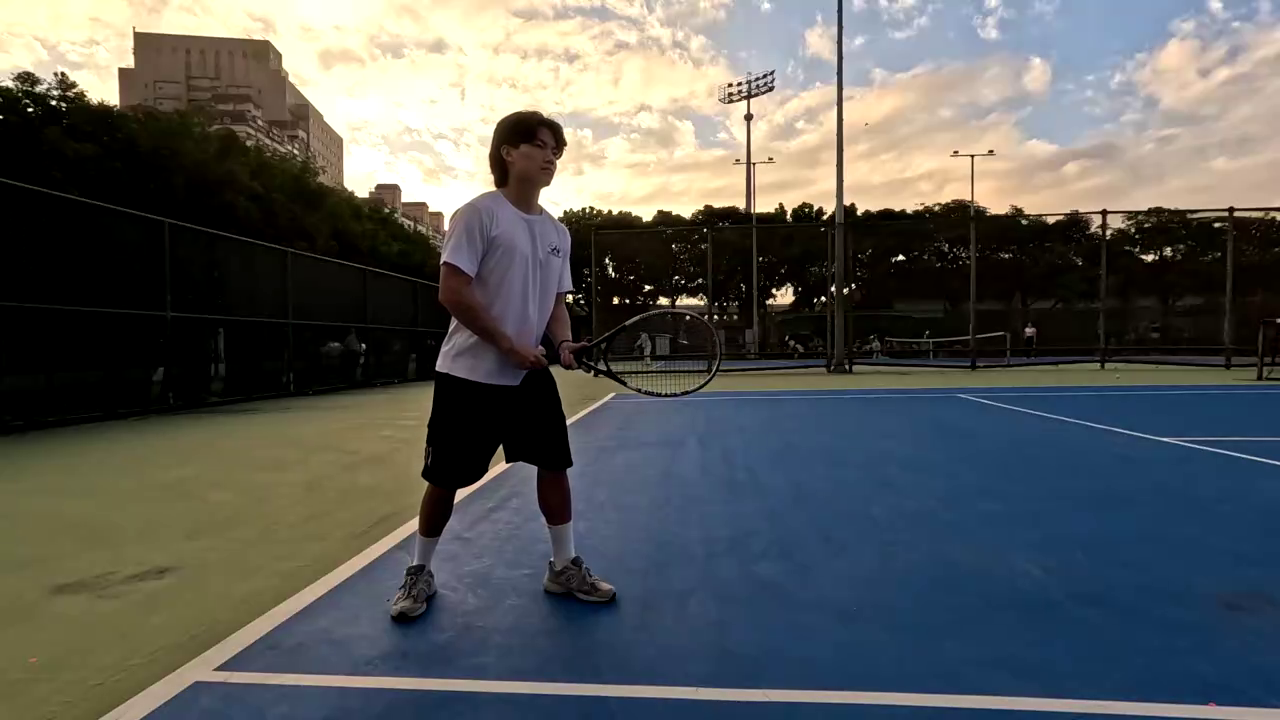
#> input picture frame 7 of data/1209_(yolo8x)/1209_side.mp4, 1280 x 720 px, given in place of test1113-side-temp.mp4, which was not available
$ python video_grab_photo.py
#> lines starting #> are read from the running program, lines starting #| are printed output that depends on the picture
import cv2
import os

def play_videos(video1_path, video2_path, base_output_folder='screenshots'):
    # 建立截圖儲存資料夾
#> called with base_output_folder = 'screenshots'
    folder_45 = os.path.join(base_output_folder, '45')
    folder_side = os.path.join(base_output_folder, 'side')
    for folder in [folder_45, folder_side]:
        if not os.path.exists(folder):
            os.makedirs(folder)

    # 開啟兩個影片
    cap1 = cv2.VideoCapture(video1_path)
    cap2 = cv2.VideoCapture(video2_path)

    # 檢查影片是否成功開啟
    if not cap1.isOpened() or not cap2.isOpened():
        print("無法開啟影片檔案")
        return

    # 計數器用於檔名
    screenshot_counter = 0

    # 取得影片總幀數
    total_frames1 = int(cap1.get(cv2.CAP_PROP_FRAME_COUNT))
    total_frames2 = int(cap2.get(cv2.CAP_PROP_FRAME_COUNT))

    # 目前播放的幀數
    current_frame1 = 0
    current_frame2 = 0

    print("控制說明：")
    print("'s': 截圖")
    print("'q': 結束播放")
    print("'a': 倒退 5 幀")
    print("'d': 前進 5 幀")
    print("'z': 倒退 1 幀")
    print("'c': 前進 1 幀")

    while True:
        # 讀取影片的每一幀
        ret1, frame1_original = cap1.read()
#> frame1_original is the input picture: shape (720, 1280, 3); mean B, G, R 90.5, 92, 89.7
        ret2, frame2_original = cap2.read()

        # 如果影片播放完畢就重新播放
        if not ret1:
            cap1.set(cv2.CAP_PROP_POS_FRAMES, 0)
            ret1, frame1_original = cap1.read()
            current_frame1 = 0
        if not ret2:
            cap2.set(cv2.CAP_PROP_POS_FRAMES, 0)
            ret2, frame2_original = cap2.read()
            current_frame2 = 0

        # 製作低解析度版本用於顯示
        frame1_display = cv2.resize(frame1_original, (640, 480))
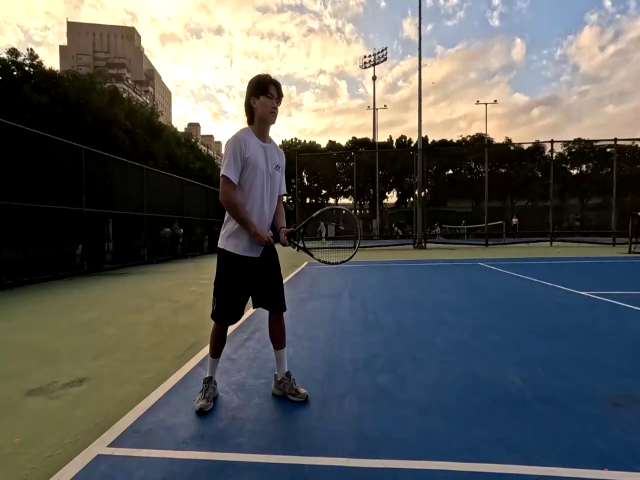
#> frame1_display: shape (480, 640, 3); mean B, G, R 90.5, 92, 89.7
        frame2_display = cv2.resize(frame2_original, (640, 480))

        # 顯示影片和目前幀數
        cv2.imshow('Video 1', frame1_display)
        cv2.imshow('Video 2', frame2_display)

        # 顯示進度
        print(f"\r播放進度 - Video 1: {current_frame1}/{total_frames1}, Video 2: {current_frame2}/{total_frames2}", end="")

        # 檢查鍵盤輸入
        key = cv2.waitKey(50) & 0xFF
#> (key q is pressed here)

        # 按下 's' 鍵截圖
        if key == ord('s'):
            # 儲存原始解析度的截圖
            cv2.imwrite(os.path.join(folder_45, f'Indoor.1_{screenshot_counter}.JPG'), frame1_original)
            cv2.imwrite(os.path.join(folder_side, f'Indoor.2_{screenshot_counter}.JPG'), frame2_original)
            print(f"\n已儲存截圖: Indoor_{screenshot_counter}.JPG")
            screenshot_counter += 1

        # 影片控制
        elif key == ord('a'):  # 倒退 5 幀
            current_frame1 = max(0, current_frame1 - 5)
            current_frame2 = max(0, current_frame2 - 5)
            cap1.set(cv2.CAP_PROP_POS_FRAMES, current_frame1)
            cap2.set(cv2.CAP_PROP_POS_FRAMES, current_frame2)

        elif key == ord('d'):  # 前進 5 幀
            current_frame1 = min(total_frames1 - 1, current_frame1 + 5)
            current_frame2 = min(total_frames2 - 1, current_frame2 + 5)
            cap1.set(cv2.CAP_PROP_POS_FRAMES, current_frame1)
            cap2.set(cv2.CAP_PROP_POS_FRAMES, current_frame2)

        elif key == ord('z'):  # 倒退 1 幀
            current_frame1 = max(0, current_frame1 - 1)
            current_frame2 = max(0, current_frame2 - 1)
            cap1.set(cv2.CAP_PROP_POS_FRAMES, current_frame1)
            cap2.set(cv2.CAP_PROP_POS_FRAMES, current_frame2)

        elif key == ord('c'):  # 前進 1 幀
            current_frame1 = min(total_frames1 - 1, current_frame1 + 1)
            current_frame2 = min(total_frames2 - 1, current_frame2 + 1)
            cap1.set(cv2.CAP_PROP_POS_FRAMES, current_frame1)
            cap2.set(cv2.CAP_PROP_POS_FRAMES, current_frame2)

        # 按下 'q' 鍵結束程式
        elif key == ord('q'):
            break

        # 更新當前幀數
        current_frame1 = int(cap1.get(cv2.CAP_PROP_POS_FRAMES))
        current_frame2 = int(cap2.get(cv2.CAP_PROP_POS_FRAMES))

    # 釋放資源
    cap1.release()
    cap2.release()
    cv2.destroyAllWindows()

if __name__ == "__main__":
    # 設定影片路徑
    #video1_path = "synchronized_videos/0315_45_sync.mp4"
   # video2_path = "synchronized_videos/0315_side_sync.mp4"
    video1_path = "C:/Users/chen/Desktop/pickleball-version1/test1113-side-temp.mp4"
    video2_path = "C:/Users/chen/Desktop/pickleball-version1/test1113-side2-temp.mp4"

    play_videos(video1_path, video2_path)

$ run again, starting later in the video
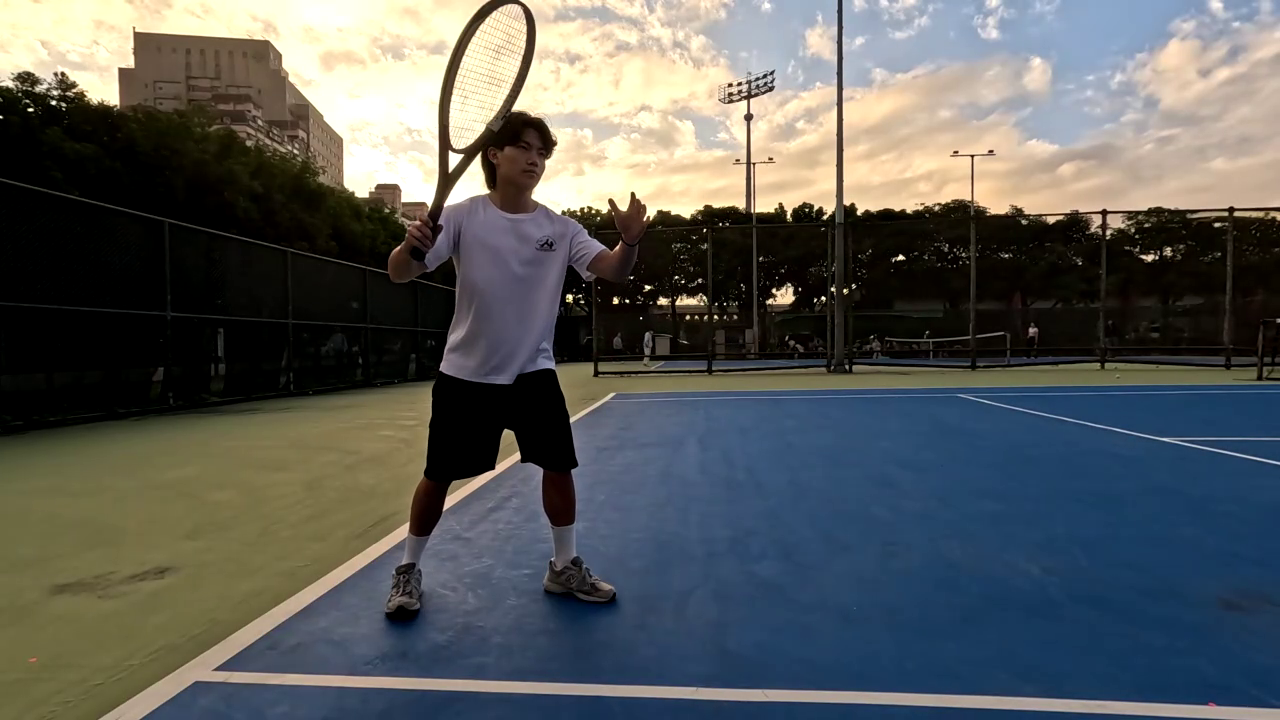
#> input picture frame 33 of data/1209_(yolo8x)/1209_side.mp4, 1280 x 720 px, given in place of test1113-side-temp.mp4, which was not available
#> in play_videos, frame1_original is the input picture: shape (720, 1280, 3); mean B, G, R 91.2, 92.7, 90.1
#> in play_videos, `frame1_display = cv2.resize(frame1_original, (640, 480))`:
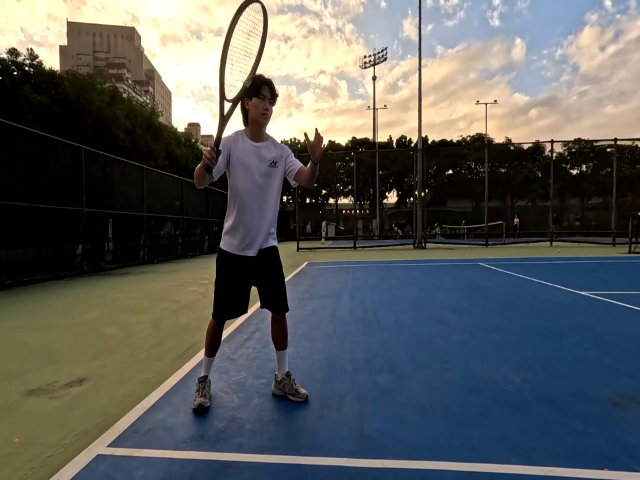
#> frame1_display: shape (480, 640, 3); mean B, G, R 91.2, 92.7, 90.1

$ run again, starting later in the video
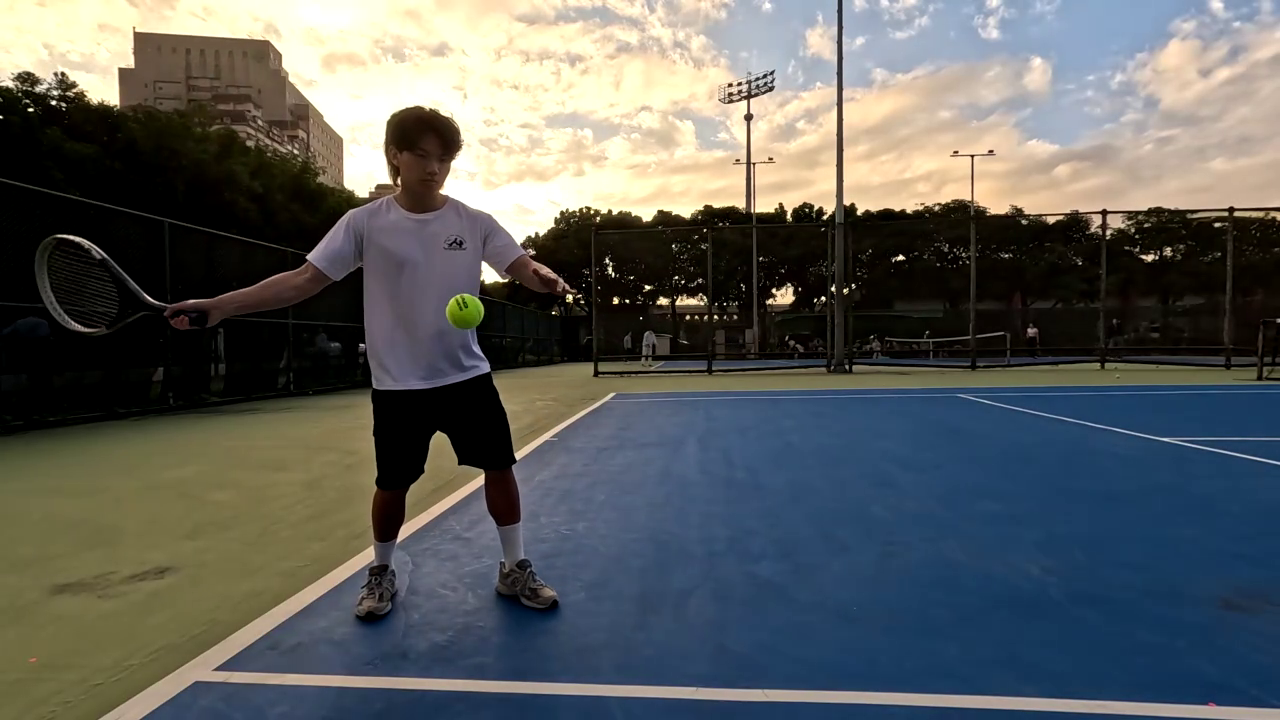
#> input picture frame 59 of data/1209_(yolo8x)/1209_side.mp4, 1280 x 720 px, given in place of test1113-side-temp.mp4, which was not available
#> in play_videos, frame1_original is the input picture: shape (720, 1280, 3); mean B, G, R 93.8, 95.4, 92.6
#> in play_videos, `frame1_display = cv2.resize(frame1_original, (640, 480))`:
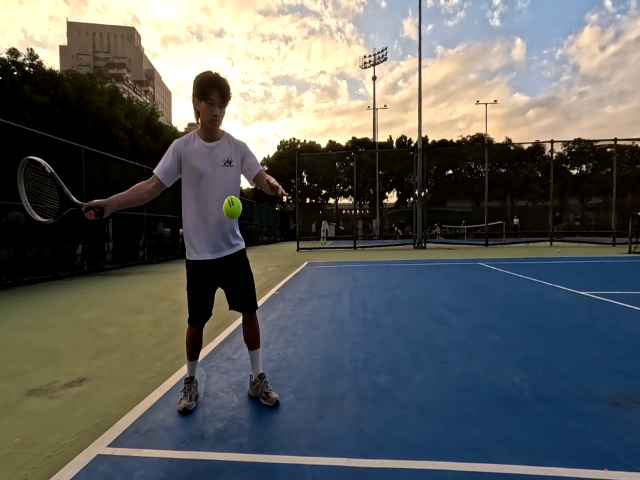
#> frame1_display: shape (480, 640, 3); mean B, G, R 93.8, 95.4, 92.6
